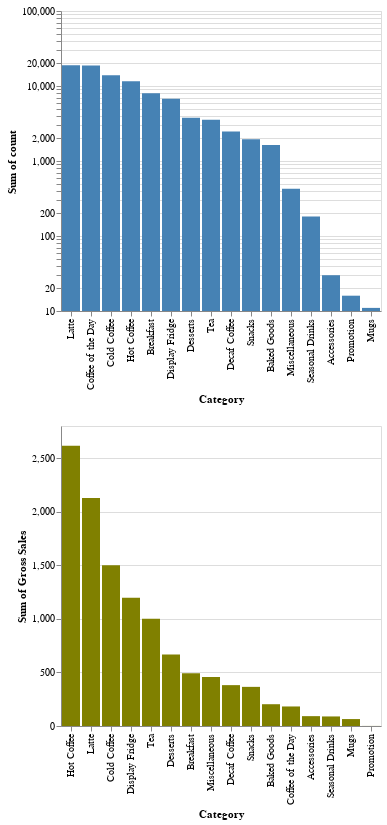

Source (notebook cell):
### Markdown cell above
From this chart we can see the total number of times the items in each of our defined categories were purchased. Next, we will look into how Gross Sales correspond to number of items sold.

### Code cell
# Logarithmic Frequency Distribution of Categories AND Linear Frequency Distribution of Gross Sales
sItems = df[['Category','Item','Gross Sales']].value_counts().reset_index(name='count')
brush = alt.selection(type='interval', encodings=['x'])

logcount = alt.Chart(sItems).mark_bar().encode(
    x=alt.X('Category:N', sort = '-y'),
    y=alt.Y('sum(count)',scale=alt.Scale(type='log')),
    color=alt.condition(brush, alt.value('steelblue'),alt.value('lightgray'))
).add_selection(brush)

gross_sales = alt.Chart(sItems).mark_bar().encode(
    x=alt.X('Category:N', sort = '-y'),
    y=alt.Y('sum(Gross Sales):Q'),
    color=alt.condition(brush, alt.value('olive'),alt.value('lightgray'))
).add_selection(brush)

logcount & gross_sales

### Figure 1 — Vega-Lite specification as saved in the notebook (floating-point values rounded to 4 significant figures; data arrays with more than 128 entries replaced by an {"elided": "..."} marker saying what was removed)
{"config": {"view": {"continuousWidth": 400, "continuousHeight": 300}}, "vconcat": [{"mark": "bar", "encoding": {"color": {"condition": {"value": "steelblue", "selection": "selector001"}, "value": "lightgray"}, "x": {"type": "nominal", "field": "Category", "sort": "-y"}, "y": {"type": "quantitative", "aggregate": "sum", "field": "count", "scale": {"type": "log"}}}, "selection": {"selector001": {"type": "interval", "encodings": ["x"]}}}, {"mark": "bar", "encoding": {"color": {"condition": {"value": "olive", "selection": "selector001"}, "value": "lightgray"}, "x": {"type": "nominal", "field": "Category", "sort": "-y"}, "y": {"type": "quantitative", "aggregate": "sum", "field": "Gross Sales"}}, "selection": {"selector001": {"type": "interval", "encodings": ["x"]}}}], "data": {"name": "data-d38cb3ea8e4640f5e73d21daf2fdd2e2"}, "$schema": "https://vega.github.io/schema/vega-lite/v4.8.1.json", "datasets": {"data-d38cb3ea8e4640f5e73d21daf2fdd2e2": {"elided": "1862 records"}}}
